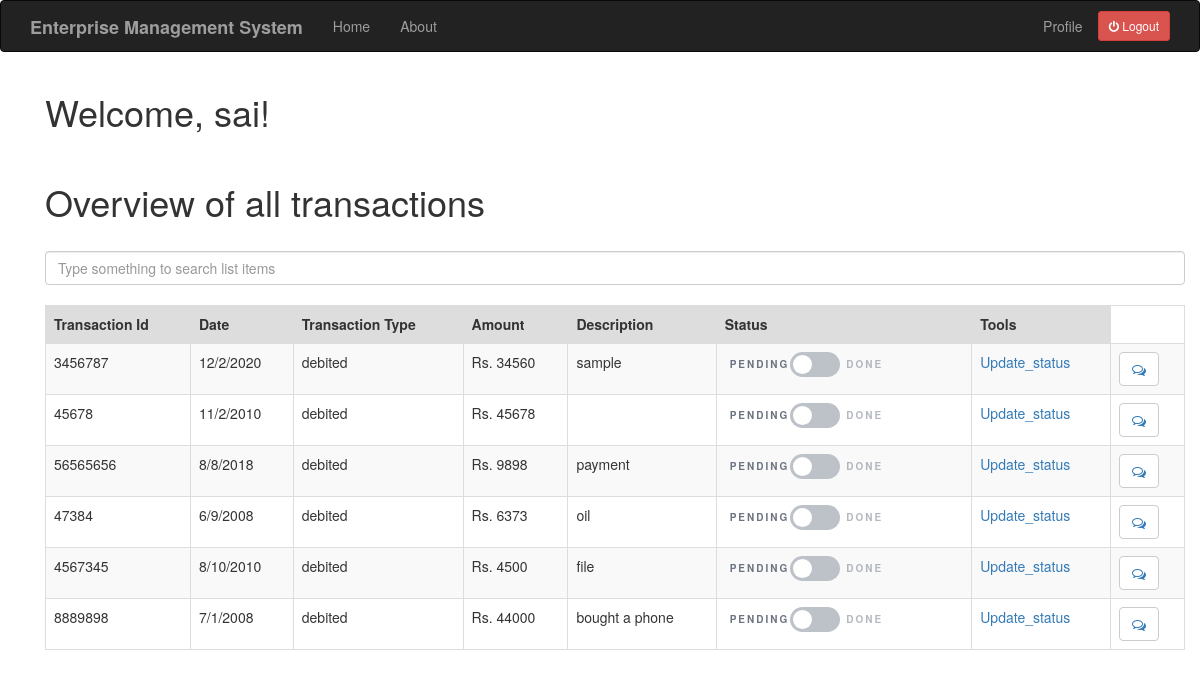
Page /acc_index (signed in) on the committed database.
### app/models.py (models this page shows, shortened)
class User(UserMixin,db.Model):
    id = db.Column(db.Integer,primary_key=True)
    username = db.Column(db.String(64), index=True,unique=True)
    email = db.Column(db.String(120),index=True,unique=True)
    password_hash = db.Column(db.String(128))
    job = db.Column(db.String(64))
    posts = db.relationship('Post',backref='author',lazy='dynamic')
    comment = db.relationship('Comment',backref='comment_by',lazy='dynamic')
    about_me = db.Column(db.String(140))
    last_seen = db.Column(db.DateTime, default=datetime.utcnow)

class Transaction(db.Model):
    id = db.Column(db.Integer,primary_key=True)
    tr_id = db.Column(db.Integer)
    date = db.Column(db.String(64))
    description = db.Column(db.String(140))
    tr_type = db.Column(db.String(64))
    amount = db.Column(db.Integer)
    valid = db.Column(db.Boolean, default=False)
    user_id = db.Column(db.Integer,db.ForeignKey('user.id'))
    comment = db.relationship('Comment',backref='comment_of',lazy='dynamic')
    document = db.relationship('Document',backref='document_of',lazy='dynamic')

### app/routes.py (the view)
@app.route('/acc_index')
@login_required
def acc_index():
    link = 3
    transaction = Transaction.query.filter_by(user_id=link)
    return render_template("acc_index.html", title='HomePage',transaction=transaction)

### app/models.py (called while the page is built)
@login.user_loader
def load_user(id):
    return User.query.get(int(id))

### app/routes.py (called while the page is built)
@app.before_request
def before_request():
    if current_user.is_authenticated:
        current_user.last_seen = datetime.utcnow()
        db.session.commit()

### app/templates/acc_index.html (shortened to what this page needs)
{% extends "base.html" %}
{% block app_content %}
<link rel="stylesheet" href="https://cdnjs.cloudflare.com/ajax/libs/font-awesome/4.7.0/css/font-awesome.min.css">
	<div class="container">
		<h1>Welcome, {{ current_user.username }}!</h1>
		<br>
		<h1>Overview of all transactions</h1>
		<br>
		<input class="form-control mb-4" id="tableSearch" type="text" placeholder="Type something to search list items">
        <br>
        <table class="table table-bordered table-striped">
            <thead>
                <tr style="background-color: #dddddd">
                    <th>Transaction Id</th>
                    <th>Date</th>
                    <th>Transaction Type</th>
                    <th>Amount</th>
                    <th>Description</th>
                    <th>Status</th>
                    <th>Tools</th>
                </tr>
            </thead>
            <tbody id="myTable">
            {% for po in transaction %}
                <tr>
                    <td>{{ po.tr_id }}</td>
                    <td>{{ po.date }}</td>
                    <td>{{ po.tr_type }}</td>
                    <td>Rs. {{ po.amount }}</td>
                    <td>{{ po.description }}</td>
                    <td>
                      <div class="col-sm-5">
      						      <button type="button" class="btn btn-lg btn-toggle" data-toggle="button" aria-pressed="false" autocomplete="off">
        					       <div class="handle"></div>
      						      </button>
    					        </div>
                    </td>
                    <td><a href="{{ url_for('update_status', trans_id = po.id) }}">Update_status</a></td>
                    <td> <button type="button" class='btn btn-default'><a href="{{ url_for('add_comment', trans_id = po.id) }}"><i class="fa fa-comments-o" aria-hidden="true"></i></a></button> </td>
                </tr>
            {% endfor %}
            </tbody>
        </table>
	</div>
{% endblock %}

### app/templates/acc_index.html (style rules this page uses)
.btn-toggle { margin: 0 4rem; padding: 0; position: relative; border: none; height: 1.5rem; width: 3rem; border-radius: 1.5rem; color: #6b7381; background: #bdc1c8; }
.btn-toggle:before, .btn-toggle:after { line-height: 1.5rem; width: 4rem; text-align: center; font-weight: 600; font-size: 0.75rem; text-transform: uppercase; letter-spacing: 2px; position: absolute; bottom: 0; transition: opacity 0.25s; }
.btn-toggle:before, .btn-toggle:after { color: #6b7381; }
.btn-toggle.btn-lg { margin: 0 5rem; padding: 0; position: relative; border: none; height: 2.5rem; width: 5rem; border-radius: 2.5rem; }
.btn-toggle.btn-lg:before, .btn-toggle.btn-lg:after { line-height: 2.5rem; width: 5rem; text-align: center; font-weight: 600; font-size: 1rem; text-transform: uppercase; letter-spacing: 2px; position: absolute; bottom: 0; transition: opacity 0.25s; }
.btn-toggle.btn-lg:before { content: 'Pending'; left: -6rem; }
.btn-toggle.btn-lg:after { content: 'Done'; right: -5rem; opacity: 0.5; }
.btn-toggle.btn-lg > .handle { position: absolute; top: 0.3125rem; left: 0.3125rem; width: 1.875rem; height: 1.875rem; border-radius: 1.875rem; background: #fff; transition: left 0.25s; }

### rows in the picture
User: username "sai"
Transaction: tr_id "3456787", date "12/2/2020", tr_type "debited", amount "34560", description "sample"
Transaction: tr_id "45678", date "11/2/2010", tr_type "debited", amount "45678"
Transaction: tr_id "56565656", date "8/8/2018", tr_type "debited", amount "9898", description "payment"
Transaction: tr_id "47384", date "6/9/2008", tr_type "debited", amount "6373", description "oil"
Transaction: tr_id "4567345", date "8/10/2010", tr_type "debited", amount "4500", description "file"
Transaction: tr_id "8889898", date "7/1/2008", tr_type "debited", amount "44000", description "bought a phone"
